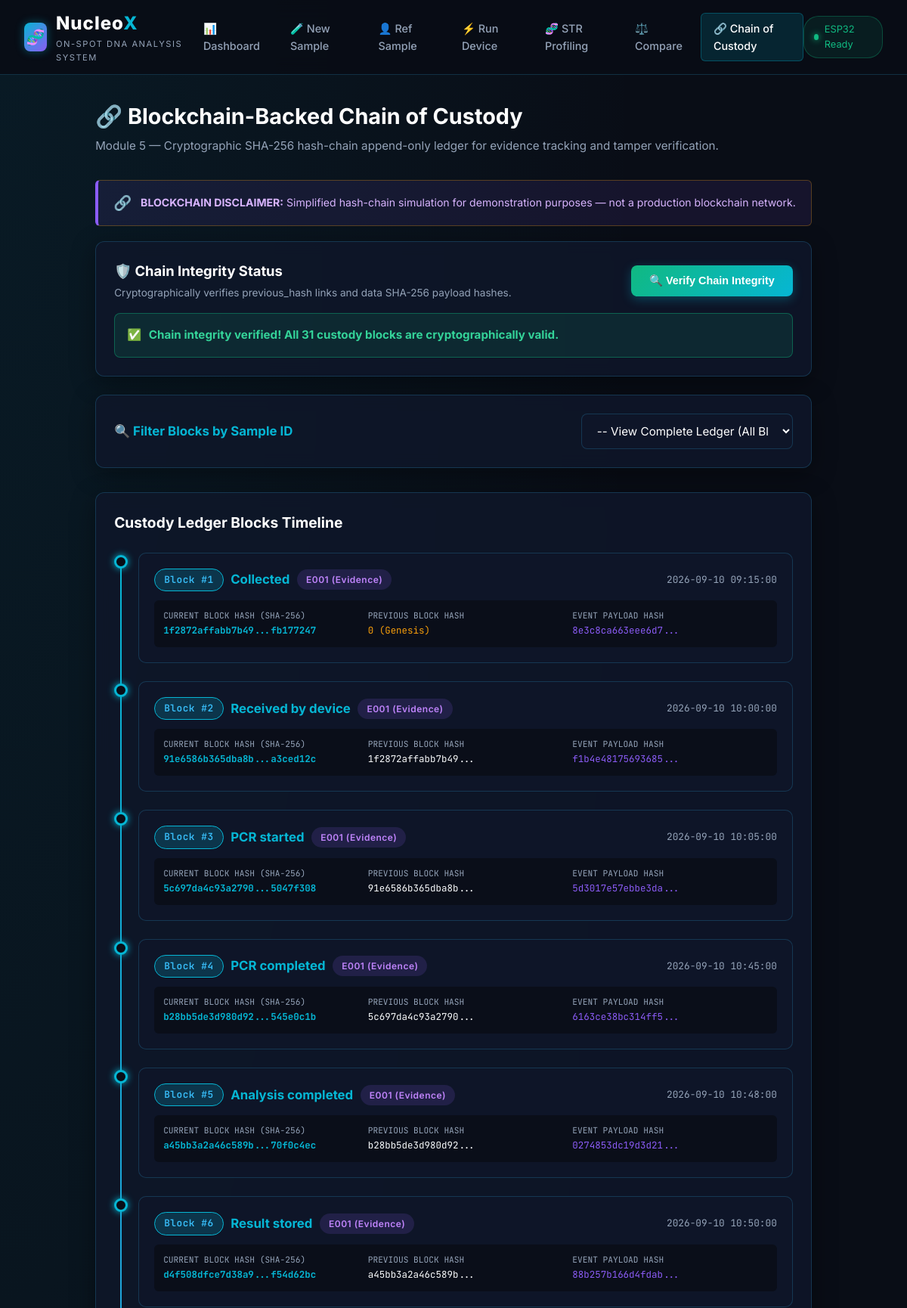
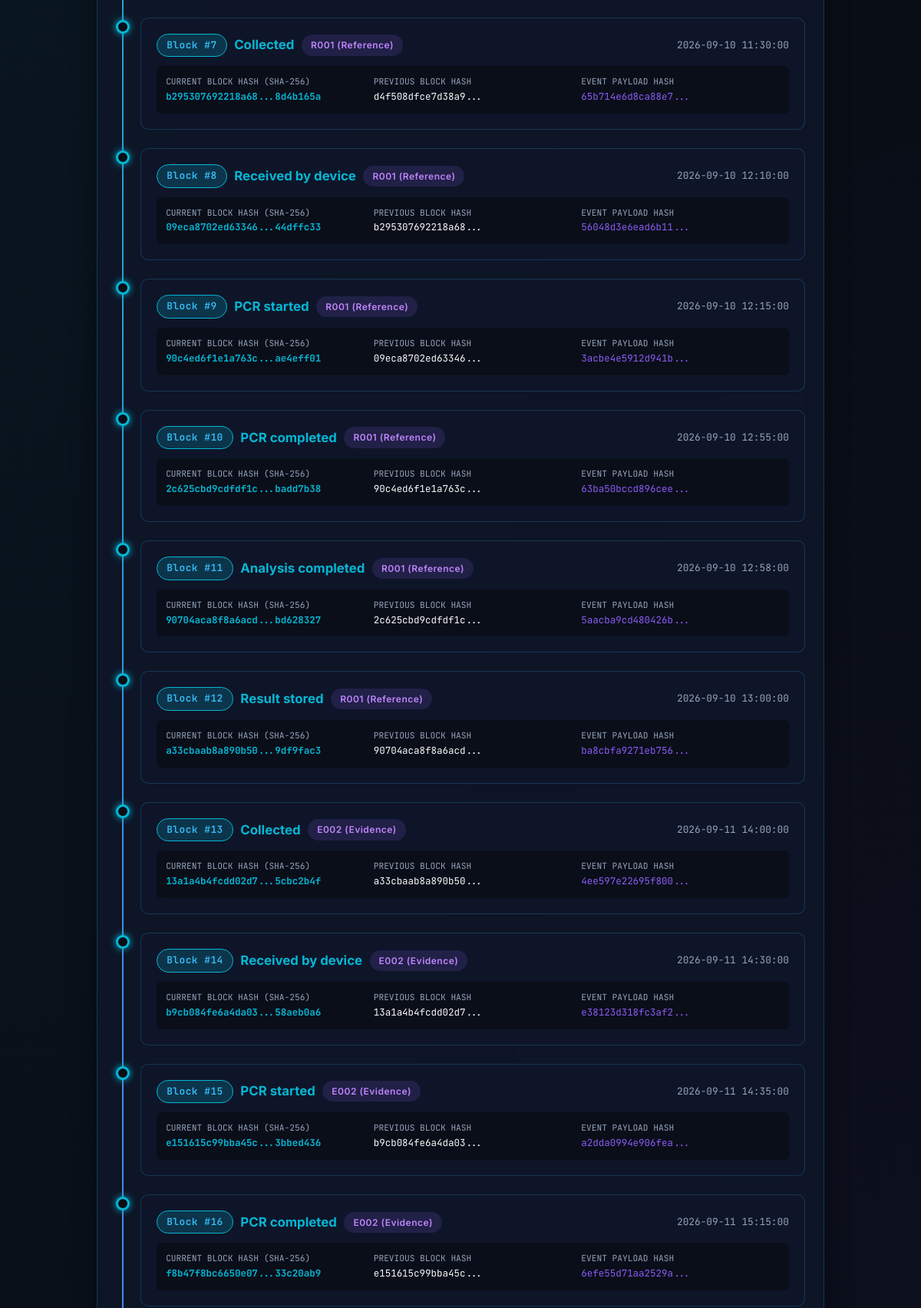
The page /custody (upper part) on the database its author committed (2 pictures, top to bottom).
### tables this page shows
CREATE TABLE custody_blocks (
            id INTEGER PRIMARY KEY AUTOINCREMENT,
            block_index INTEGER NOT NULL UNIQUE,
            sample_ref_id TEXT NOT NULL,
            sample_ref_type TEXT NOT NULL DEFAULT 'Evidence',
            event_name TEXT NOT NULL,
            event_timestamp TEXT NOT NULL,
            data_hash TEXT NOT NULL,
            previous_hash TEXT NOT NULL,
            block_hash TEXT NOT NULL
        );

### app.py (the view)
@app.route('/custody')
def custody():
    selected_id = request.args.get('sample_ref_id', '') or request.args.get('evidence_id', '')
    evidence_samples = database.get_all_samples()
    reference_samples = database.get_all_reference_samples()
    all_samples = [
        {'id': s['evidence_id'], 'label': f"{s['evidence_id']} (Evidence)"} for s in evidence_samples
    ] + [
        {'id': r['reference_id'], 'label': f"{r['reference_id']} (Reference - {r['subject_label']})"} for r in reference_samples
    ]
    blocks = blockchain.get_custody_chain(selected_id if selected_id else None)
    verification = blockchain.verify_chain_integrity()
    return render_template(
        'custody.html',
        samples=all_samples,
        selected_id=selected_id,
        blocks=blocks,
        verification=verification
    )

### blockchain.py (called while the page is built)
def calculate_data_hash(block_index, sample_ref_id, sample_ref_type, event_name, event_timestamp):
    payload = f"{block_index}|{sample_ref_id}|{sample_ref_type}|{event_name}|{event_timestamp}"
    return hashlib.sha256(payload.encode('utf-8')).hexdigest()

def calculate_block_hash(data_hash, previous_hash):
    payload = f"{data_hash}|{previous_hash}"
    return hashlib.sha256(payload.encode('utf-8')).hexdigest()

def get_custody_chain(sample_ref_id=None):
    conn = database.get_db_connection()
    if sample_ref_id:
        blocks = conn.execute('''
            SELECT * FROM custody_blocks
            WHERE sample_ref_id = ?
            ORDER BY block_index ASC
        ''', (sample_ref_id,)).fetchall()
    else:
        blocks = conn.execute('''
            SELECT * FROM custody_blocks
            ORDER BY block_index ASC
        ''').fetchall()
    conn.close()
    return [dict(b) for b in blocks]

### database.py (called while the page is built)
def get_db_connection():
    conn = sqlite3.connect(DB_PATH, timeout=30.0)
    conn.row_factory = sqlite3.Row
    conn.execute('PRAGMA journal_mode=WAL;')
    return conn

def get_all_samples():
    conn = get_db_connection()
    samples = conn.execute('SELECT * FROM samples ORDER BY rowid DESC').fetchall()
    conn.close()
    return [dict(s) for s in samples]

def get_all_reference_samples():
    conn = get_db_connection()
    refs = conn.execute('SELECT * FROM reference_samples ORDER BY rowid DESC').fetchall()
    conn.close()
    return [dict(r) for r in refs]

### templates/custody.html (shortened to what this page needs)
{% extends "base.html" %}
{% block content %}
<div class="page-header">
    <h1 class="page-title">🔗 Blockchain-Backed Chain of Custody</h1>
    <p class="page-description">Module 5 — Cryptographic SHA-256 hash-chain append-only ledger for evidence tracking and tamper verification.</p>
</div>
<div class="disclaimer-banner" style="background: rgba(139, 92, 246, 0.1); border-left-color: var(--secondary); color: #d8b4fe;">
    <span style="font-size: 1.2rem;">🔗</span>
    <div>
        <strong>BLOCKCHAIN DISCLAIMER:</strong> Simplified hash-chain simulation for demonstration purposes — not a production blockchain network.
    </div>
</div>
<div class="nucleox-card" style="margin-bottom: 1.5rem;">
    <div style="display: flex; justify-content: space-between; align-items: center; flex-wrap: wrap; gap: 1rem;">
        <div>
            <h3 style="color: var(--text-bright); font-size: 1.15rem; margin-bottom: 0.2rem;">🛡️ Chain Integrity Status</h3>
            <p style="color: var(--text-muted); font-size: 0.85rem;">Cryptographically verifies previous_hash links and data SHA-256 payload hashes.</p>
        </div>
        <div style="display: flex; gap: 0.75rem; align-items: center;">
            <button id="verify-chain-btn" class="btn-nucleox" style="background: linear-gradient(135deg, var(--accent-emerald), var(--primary)); font-size: 0.9rem;">
                🔍 Verify Chain Integrity
            </button>
        </div>
    </div>
    <div id="verify-result-box" style="margin-top: 1rem; padding: 1rem; border-radius: 8px; font-size: 0.95rem; {% if verification.is_valid %}background: rgba(16, 185, 129, 0.12); border: 1px solid rgba(16, 185, 129, 0.4); color: #34d399;{% else %}background: rgba(244, 63, 94, 0.15); border: 1px solid rgba(244, 63, 94, 0.5); color: #fda4af;{% endif %}">
        <div style="display: flex; align-items: center; gap: 0.6rem;">
            <span>{% if verification.is_valid %}✅{% else %}🚨{% endif %}</span>
            <strong>{{ verification.message }}</strong>
        </div>
    </div>
</div>
<div class="nucleox-card" style="margin-bottom: 2rem;">
    <div style="display: flex; justify-content: space-between; align-items: center;">
        <h3 style="color: var(--primary); font-size: 1.05rem;">🔍 Filter Blocks by Sample ID</h3>
        <form action="{{ url_for('custody') }}" method="GET">
            <select name="sample_ref_id" class="form-control" onchange="this.form.submit();" style="width: 280px;">
                <option value="">-- View Complete Ledger (All Blocks) --</option>
            </select>
        </form>
    </div>
</div>
<div class="nucleox-card">
    <h3 style="color: var(--text-bright); margin-bottom: 1.5rem; font-size: 1.2rem;">
        Custody Ledger Blocks Timeline
    </h3>
    {% if blocks %}
        <div class="timeline">
            {% for block in blocks %}
            <div class="timeline-item">
                <div class="timeline-dot"></div>
                <div class="timeline-content" style="background: rgba(15, 23, 42, 0.9); border: 1px solid var(--border-color); border-radius: 10px; padding: 1.25rem;">
                    <div style="display: flex; justify-content: space-between; align-items: center; margin-bottom: 0.75rem;">
                        <div style="display: flex; align-items: center; gap: 0.6rem;">
                            <span class="badge-status complete" style="font-family: var(--font-mono); font-size: 0.8rem;">
                                Block #{{ block.block_index }}
                            </span>
                            <strong style="color: var(--primary); font-size: 1.05rem;">{{ block.event_name }}</strong>
                            <span class="badge-status" style="background: rgba(139, 92, 246, 0.15); border-color: var(--secondary); color: #c084fc; font-size: 0.75rem;">
                                {{ block.sample_ref_id }} ({{ block.sample_ref_type }})
                            </span>
                        </div>
                        <div class="timeline-time">{{ block.event_timestamp }}</div>
                    </div>
                    <div style="display: grid; grid-template-columns: repeat(auto-fit, minmax(200px, 1fr)); gap: 0.75rem; background: rgba(9, 13, 22, 0.8); padding: 0.75rem; border-radius: 6px; font-family: var(--font-mono); font-size: 0.78rem;">
                        <div>
                            <span style="color: var(--text-muted); display: block; font-size: 0.7rem; text-transform: uppercase;">Current Block Hash (SHA-256)</span>
                            <strong style="color: var(--primary);" title="{{ block.block_hash }}">
                                {{ block.block_hash[:16] }}...{{ block.block_hash[-8:] }}
                            </strong>
                        </div>
                        <div>
                            <span style="color: var(--text-muted); display: block; font-size: 0.7rem; text-transform: uppercase;">Previous Block Hash</span>
                            <span style="color: var(--text-main);" title="{{ block.previous_hash }}">
                                {% if block.previous_hash == '0' %}
                                    <span style="color: var(--accent-amber);">0 (Genesis)</span>
                                {% else %}
                                    {{ block.previous_hash[:16] }}...
                                {% endif %}
                            </span>
                        </div>
                        <div>
                            <span style="color: var(--text-muted); display: block; font-size: 0.7rem; text-transform: uppercase;">Event Payload Hash</span>
                            <span style="color: var(--secondary);" title="{{ block.data_hash }}">
                                {{ block.data_hash[:16] }}...
                            </span>
                        </div>
                    </div>
                </div>
            </div>
            {% endfor %}
        </div>
    {% else %}
        <div style="text-align: center; padding: 3rem; color: var(--text-muted);">
            No custody blocks found for this selection in the blockchain ledger.
        </div>
    {% endif %}
</div>
{% endblock %}

### static/css/style.css (style rules this page uses)
:root { --bg-dark: #090d16; --bg-card: rgba(15, 23, 42, 0.85); --bg-card-hover: rgba(30, 41, 59, 0.9); --border-color: rgba(56, 189, 248, 0.2); --border-glow: rgba(6, 182, 212, 0.5); --primary: #06b6d4; --primary-hover: #0891b2; --secondary: #8b5cf6; --accent-emerald: #10b981; --accent-amber: #f59e0b; --accent-rose: #f43f5e; --text-main: #f8fafc; --text-muted: #94a3b8; --text-bright: #ffffff; --font-family: 'Inter', -apple-system, BlinkMacSystemFont, "Segoe UI", Roboto, sans-serif; --font-mono: 'JetBrains Mono', 'Fira Code', Consolas, monospace; }
* { box-sizing: border-box; margin: 0; padding: 0; }
body { background-color: var(--bg-dark); background-image: radial-gradient(at 0% 0%, rgba(6, 182, 212, 0.08) 0px, transparent 50%), radial-gradient(at 100% 100%, rgba(139, 92, 246, 0.08) 0px, transparent 50%); background-attachment: fixed; color: var(--text-main); font-family: var(--font-family); line-height: 1.6; min-height: 100vh; display: flex; flex-direction: column; }
.page-header { margin-bottom: 2rem; }
.page-title { font-size: 1.8rem; font-weight: 700; color: var(--text-bright); display: flex; align-items: center; gap: 0.75rem; }
.page-description { color: var(--text-muted); font-size: 0.95rem; margin-top: 0.25rem; }
.nucleox-card { background: var(--bg-card); border: 1px solid var(--border-color); border-radius: 12px; padding: 1.5rem; backdrop-filter: blur(10px); margin-bottom: 1.5rem; box-shadow: 0 8px 32px rgba(0, 0, 0, 0.37); }
.badge-status { display: inline-block; padding: 0.25rem 0.75rem; border-radius: 20px; font-size: 0.8rem; font-weight: 600; letter-spacing: 0.5px; }
.badge-status.complete { background: rgba(6, 182, 212, 0.2); color: #38bdf8; border: 1px solid #06b6d4; }
.form-control { width: 100%; padding: 0.75rem 1rem; background: rgba(15, 23, 42, 0.9); border: 1px solid var(--border-color); border-radius: 8px; color: var(--text-bright); font-size: 0.95rem; font-family: inherit; transition: all 0.2s ease; }
.btn-nucleox { display: inline-flex; align-items: center; justify-content: center; gap: 0.5rem; padding: 0.75rem 1.5rem; background: linear-gradient(135deg, var(--primary), var(--secondary)); color: white; font-weight: 600; font-size: 0.95rem; border: none; border-radius: 8px; cursor: pointer; text-decoration: none; transition: all 0.2s ease; box-shadow: 0 4px 14px rgba(6, 182, 212, 0.3); }
.disclaimer-banner { background: rgba(245, 158, 11, 0.1); border: 1px solid rgba(245, 158, 11, 0.3); border-left: 4px solid var(--accent-amber); padding: 0.9rem 1.25rem; border-radius: 6px; color: #fde68a; font-size: 0.88rem; margin: 1.25rem 0; display: flex; align-items: center; gap: 0.75rem; }
.timeline { position: relative; padding-left: 2rem; margin: 1.5rem 0; }
.timeline::before { content: ''; position: absolute; left: 8px; top: 5px; bottom: 5px; width: 2px; background: linear-gradient(to bottom, var(--primary), var(--secondary)); }
.timeline-item { position: relative; margin-bottom: 1.5rem; }
.timeline-dot { position: absolute; left: -2rem; top: 3px; width: 18px; height: 18px; border-radius: 50%; background: var(--bg-dark); border: 3px solid var(--primary); box-shadow: 0 0 10px var(--primary); }
.timeline-content { background: rgba(30, 41, 59, 0.5); border: 1px solid var(--border-color); border-radius: 8px; padding: 1rem; }
.timeline-time { font-size: 0.8rem; color: var(--text-muted); font-family: var(--font-mono); }

### rows shown on the page
custody_blocks: block_index "1", event_name "Collected", sample_ref_id "E001", sample_ref_type "Evidence", event_timestamp "2026-09-10 09:15:00", block_hash "1f2872affabb7b49", block_hash "fb177247", previous_hash "0 (Genesis)", data_hash "8e3c8ca663eee6d7"
custody_blocks: block_index "2", event_name "Received by device", sample_ref_id "E001", sample_ref_type "Evidence", event_timestamp "2026-09-10 10:00:00", block_hash "91e6586b365dba8b", block_hash "a3ced12c", previous_hash "1f2872affabb7b49", data_hash "f1b4e48175693685"
custody_blocks: block_index "3", event_name "PCR started", sample_ref_id "E001", sample_ref_type "Evidence", event_timestamp "2026-09-10 10:05:00", block_hash "5c697da4c93a2790", block_hash "5047f308", previous_hash "91e6586b365dba8b", data_hash "5d3017e57ebbe3da"
custody_blocks: block_index "4", event_name "PCR completed", sample_ref_id "E001", sample_ref_type "Evidence", event_timestamp "2026-09-10 10:45:00", block_hash "b28bb5de3d980d92", block_hash "545e0c1b", previous_hash "5c697da4c93a2790", data_hash "6163ce38bc314ff5"
custody_blocks: block_index "5", event_name "Analysis completed", sample_ref_id "E001", sample_ref_type "Evidence", event_timestamp "2026-09-10 10:48:00", block_hash "a45bb3a2a46c589b", block_hash "70f0c4ec", previous_hash "b28bb5de3d980d92", data_hash "0274853dc19d3d21"
custody_blocks: block_index "6", event_name "Result stored", sample_ref_id "E001", sample_ref_type "Evidence", event_timestamp "2026-09-10 10:50:00", block_hash "d4f508dfce7d38a9", block_hash "f54d62bc", previous_hash "a45bb3a2a46c589b", data_hash "88b257b166d4fdab"
custody_blocks: block_index "7", event_name "Collected", sample_ref_id "R001", sample_ref_type "Reference", event_timestamp "2026-09-10 11:30:00", block_hash "b295307692218a68", block_hash "8d4b165a", previous_hash "d4f508dfce7d38a9", data_hash "65b714e6d8ca88e7"
custody_blocks: block_index "8", event_name "Received by device", sample_ref_id "R001", sample_ref_type "Reference", event_timestamp "2026-09-10 12:10:00", block_hash "09eca8702ed63346", block_hash "44dffc33", previous_hash "b295307692218a68", data_hash "56048d3e6ead6b11"
custody_blocks: block_index "9", event_name "PCR started", sample_ref_id "R001", sample_ref_type "Reference", event_timestamp "2026-09-10 12:15:00", block_hash "90c4ed6f1e1a763c", block_hash "ae4eff01", previous_hash "09eca8702ed63346", data_hash "3acbe4e5912d941b"
custody_blocks: block_index "10", event_name "PCR completed", sample_ref_id "R001", sample_ref_type "Reference", event_timestamp "2026-09-10 12:55:00", block_hash "2c625cbd9cdfdf1c", block_hash "badd7b38", previous_hash "90c4ed6f1e1a763c", data_hash "63ba50bccd896cee"
custody_blocks: block_index "11", event_name "Analysis completed", sample_ref_id "R001", sample_ref_type "Reference", event_timestamp "2026-09-10 12:58:00", block_hash "90704aca8f8a6acd", block_hash "bd628327", previous_hash "2c625cbd9cdfdf1c", data_hash "5aacba9cd480426b"
custody_blocks: block_index "12", event_name "Result stored", sample_ref_id "R001", sample_ref_type "Reference", event_timestamp "2026-09-10 13:00:00", block_hash "a33cbaab8a890b50", block_hash "9df9fac3", previous_hash "90704aca8f8a6acd", data_hash "ba8cbfa9271eb756"
custody_blocks: block_index "13", event_name "Collected", sample_ref_id "E002", sample_ref_type "Evidence", event_timestamp "2026-09-11 14:00:00", block_hash "13a1a4b4fcdd02d7", block_hash "5cbc2b4f", previous_hash "a33cbaab8a890b50", data_hash "4ee597e22695f800"
custody_blocks: block_index "14", event_name "Received by device", sample_ref_id "E002", sample_ref_type "Evidence", event_timestamp "2026-09-11 14:30:00", block_hash "b9cb084fe6a4da03", block_hash "58aeb0a6", previous_hash "13a1a4b4fcdd02d7", data_hash "e38123d318fc3af2"
custody_blocks: block_index "15", event_name "PCR started", sample_ref_id "E002", sample_ref_type "Evidence", event_timestamp "2026-09-11 14:35:00", block_hash "e151615c99bba45c", block_hash "3bbed436", previous_hash "b9cb084fe6a4da03", data_hash "a2dda0994e906fea"
custody_blocks: block_index "16", event_name "PCR completed", sample_ref_id "E002", sample_ref_type "Evidence", event_timestamp "2026-09-11 15:15:00", block_hash "f8b47f8bc6650e07", block_hash "33c20ab9", previous_hash "e151615c99bba45c", data_hash "6efe55d71aa2529a"

### other values the page prints
{{ verification.message }} "Chain integrity verified! All 31 custody blocks are cryptographically valid."
